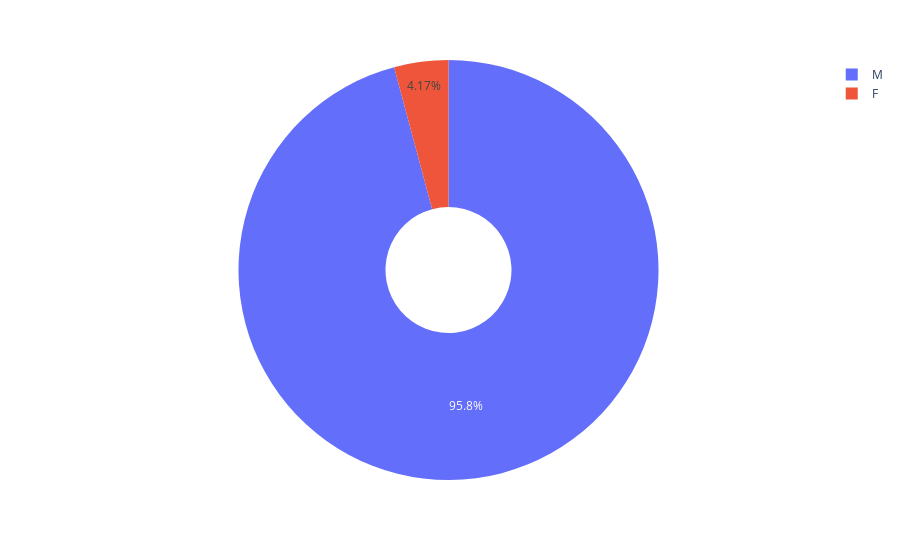

Notebook cell for this chart:
### Code cell
fig = px.pie(values=df_killed_by_gender.values, names=df_killed_by_gender.index, hole=.3)
fig.show()

### Figure 1 — Plotly figure (JSON) as saved in the notebook; plotly's stock layout.template omitted (floating-point values rounded to 4 significant figures)
{"data": [{"domain": {"x": [0, 1], "y": [0, 1]}, "hole": 0.3, "hovertemplate": "label=%{label}<br>value=%{value}<extra></extra>", "labels": ["F", "M"], "legendgroup": "", "name": "", "showlegend": true, "type": "pie", "values": [94, 2160]}], "layout": {"legend": {"tracegroupgap": 0}, "margin": {"t": 60}}}
